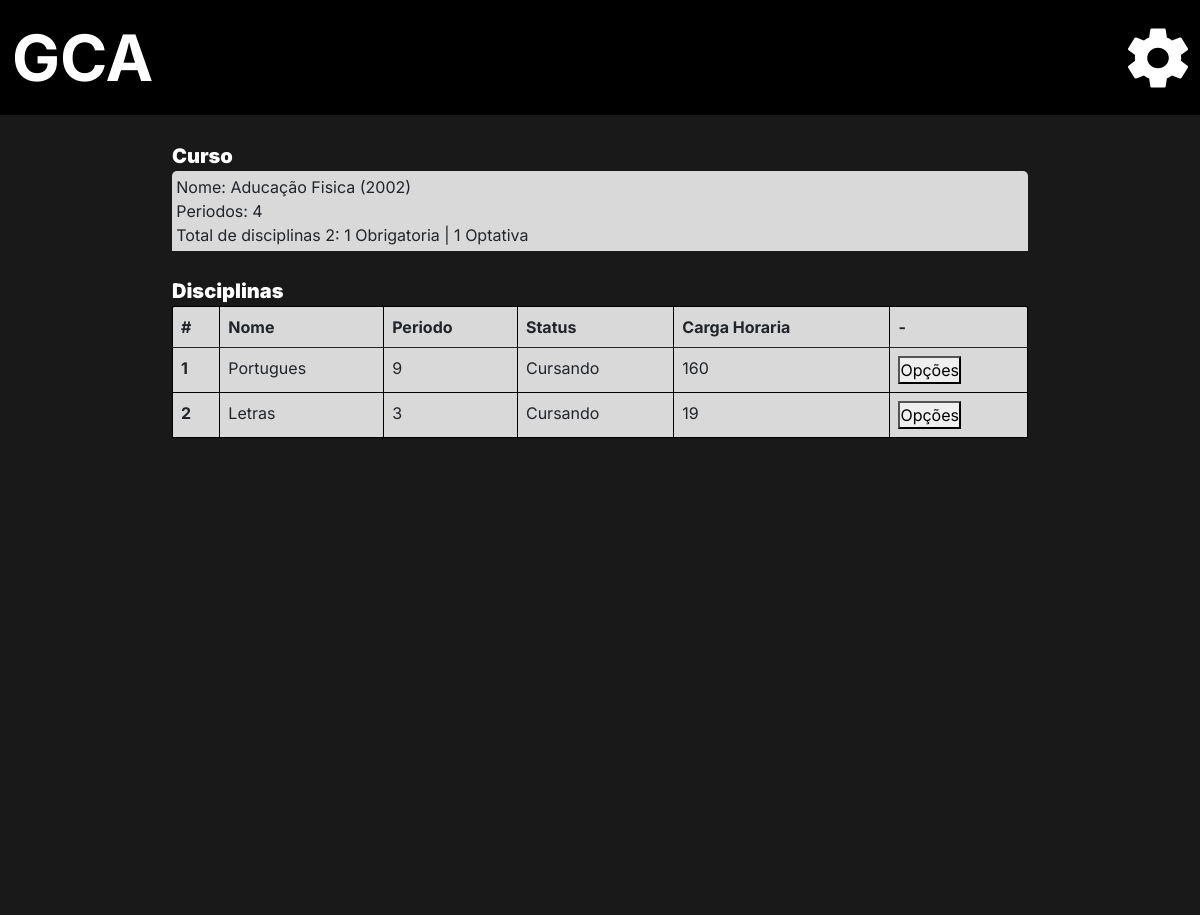
The app's page /Aluno/aluno_curso/1 (signed in), older data.
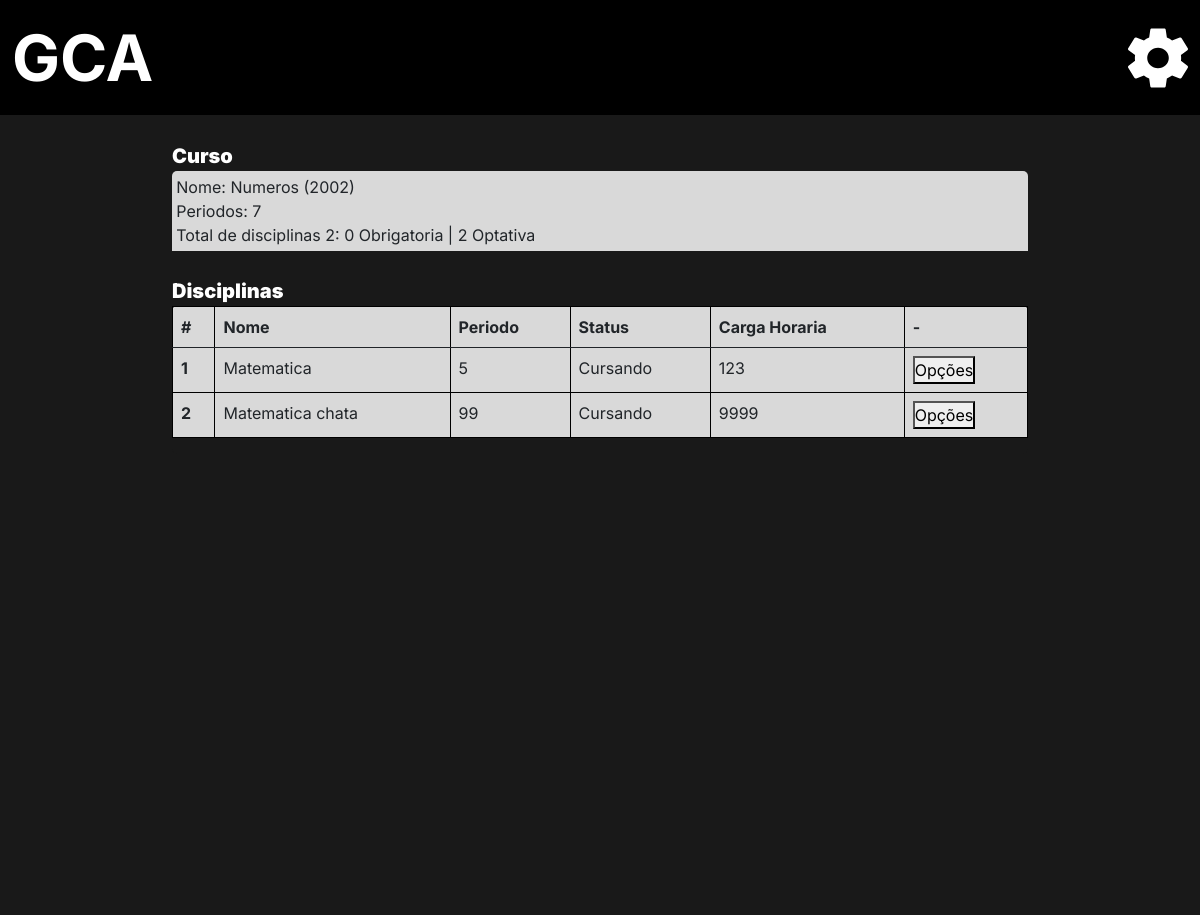
The same page, newer data.
### administrador/models.py (models this page shows)
class Curso (models.Model):
    nome = models.CharField(("Nome do Curso"), max_length=150, null=False, blank=False)
    ano = models.DateField("Ano")
    periodos =  models.IntegerField(('Total de peridodos'), null=False, blank=False)
    disciplina = models.ManyToManyField("administrador.Disciplina", verbose_name=("Disciplinas"),blank=False)
    coordenador = models.ForeignKey(User, verbose_name=("Coordenador"), on_delete=models.SET_NULL, null=True)
    verbose_name = 'Curso'
    verbose_name_plural = 'Cursos'
    def __str__(self):
        return self.nome +' ('+ str(self.ano.year) +')'

class Disciplina (models.Model):
    OPTATIVA = (
        ("S", "Sim"),
        ("N", "Não"),
    )
    nome = models.CharField(("Nome da Disciplina"), max_length=150, null=False)
    perido = models.IntegerField(("Periodo da disciplina"))
    carga_horaria = models.IntegerField(("Carga Horaria"))
    optativa = models.CharField(("Opitativa"), choices=OPTATIVA, blank=False, null=False,max_length=20)
    dependencia = models.ManyToManyField("self", verbose_name=("Dependencias"), blank=True, default='Sem Dependencia')
    verbose_name = 'Disciplina'
    verbose_name_plural = 'Disciplinas'
    def __str__(self):
        return self.nome +' '+ str(self.perido)

### Aluno/views.py (the view)
# urls.py: path('aluno_curso/<int:curso_id>', aluno_curso, name = 'curso_aluno'),
@login_required(login_url='/user/login/')
def aluno_curso (request, curso_id):
    aluno = request.user
    curso  = Curso.objects.get(id=curso_id)
    m2m  = curso.disciplina.all()
    len_disciplinas = len(curso.disciplina.all())
    len_optativas = 0
    len_nao_opttivas = 0
    for disciplina in m2m:
        if disciplina.optativa == 'S':
            len_optativas  +=1
        else:
            len_nao_opttivas += 1
    return  render (request, 'vizualizar_dados.html', {'curso': curso,
                                                       'disciplinas' : m2m,
                                                       'total_disciplinas' : len_disciplinas,
                                                       'total_de_optativas': len_optativas,
                                                       'total_de_nao_optativas' : len_nao_opttivas})

### Aluno/templates/vizualizar_dados.html (shortened to what this page needs)
{% extends 'base.html' %}
{% load static %}
{% block import_title_css %}
<link rel="stylesheet" href="{% static 'css/vizualizar_aluno_curso.css' %}">
<link href="https://cdn.jsdelivr.net/npm/bootstrap@5.0.2/dist/css/bootstrap.min.css" rel="stylesheet">
<link rel="stylesheet" href="{% static 'css/__modal_selecionarAC.css' %}">
{% endblock %}
{% block main %}
    <div class="main">
        <div class="curso">
            <p class="titulo_curso">Curso</p>
            <div class="dados_curso">
                <p>Nome: {{curso}}<br>
                Periodos: {{curso.periodos}}<br>
                Total de disciplinas {{ total_disciplinas }}: {{total_de_optativas}} Obrigatoria | {{total_de_nao_optativas}}  Optativa </p>
            </div>
        </div>
        <div class="disciplinas">
            <p class="titulo_disciplina">Disciplinas</p>
            <table class="table">
                <thead>
                    <tr>
                      <th scope="col">#</th>
                      <th scope="col">Nome</th>
                      <th scope="col">Periodo</th>
                      <th scope="col">Status</th>
                      <th scope="col">Carga Horaria</th>
                      <th scope="col">-</th>
                    </tr>
                </thead>
                <tbody>
                    {% for disciplina in disciplinas %}
                        <tr>
                            <th scope="row"> {{disciplina.id}} </th>
                            <td>{{disciplina.nome}}</td>
                            <td>{{disciplina.perido}}</td>
                            <td> Cursando</td>
                            <td>{{disciplina.carga_horaria}}</td>
                            <td>
                                <button type="button" class="" data-bs-toggle="modal" data-bs-target="#exampleModal{{disciplina.id}}">
                                    Opções
                                </button>
                            </td>
                        </tr>
                    {% endfor %}
                </tbody>
            </table>
        </div>
    </div>
{% endblock %}

Row changes from the older to the newer data that the page shows:
changed Curso: nome+ano "Aducação Fisica (2002)" → "Numeros (2002)"; periodos "4" → "7"
changed Disciplina id 1: nome "Portugues" → "Matematica"; perido "9" → "5"; carga_horaria "160" → "123"
changed Disciplina id 2: nome "Letras" → "Matematica chata"; perido "3" → "99"; carga_horaria "19" → "9999"
Text that changed along with them:
{{ total_de_optativas }}: "1" → "0"
{{ total_de_nao_optativas }}: "1" → "2"
